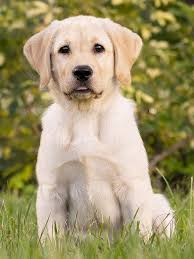
#> input picture doggy.jpg, 194 x 259 px
$ jupyter execute 'task 4.ipynb'   (shell and % lines are left out)
#> lines starting #> are read from the running program, lines starting #| are printed output that depends on the picture
## Task 4: Image to Pencil Sketch with Python¶

### Import Library

[cell 1]
import  cv2
import matplotlib.pyplot as plt

[cell 2]
def show(title,img,cmap='RdGy'):
    plt.imshow(img,cmap=cmap)
    plt.title(title)

### Loading Image

[cell 3]
image=plt.imread("doggy.jpg")
#> image is the input picture: shape (259, 194, 3); mean R, G, B 160.6, 150, 109
show("dog",image,'RdGy')

### Convert Into GrayScale Image

[cell 4]
gray_image=cv2.cvtColor(image,cv2.COLOR_RGB2GRAY)
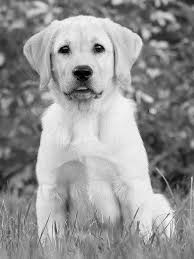
#> gray_image: shape (259, 194); min 0, max 251, mean 148.5
show("Gray_image",gray_image,'gray')

### Invert The GrayScale Image

[cell 5]
Inverted_Image =255-gray_image
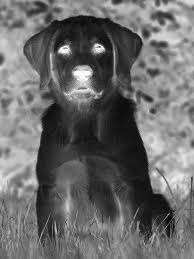
#> Inverted_Image: shape (259, 194); min 4, max 255, mean 106.5
show("Inverted_Image",Inverted_Image,'gray')

### Blur The Inverted Image

[cell 6]
Blurred_Image =cv2.GaussianBlur(Inverted_Image,(21,21),0)
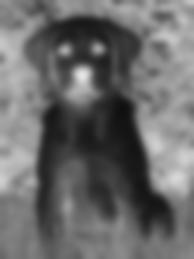
#> Blurred_Image: shape (259, 194); min 15, max 231, mean 106.5
show("Blurred_Image",Blurred_Image,'gray')

### Create Pencil Sketch Image

[cell 7]
Inverted_Blurred=255-Blurred_Image
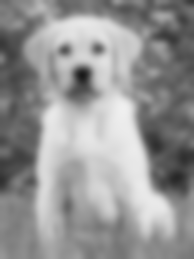
#> Inverted_Blurred: shape (259, 194); min 24, max 240, mean 148.5
Pencil_Sketch=cv2.divide(gray_image,Inverted_Blurred,scale=256.0)
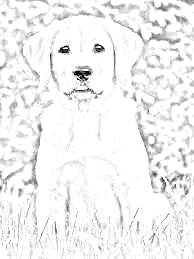
#> Pencil_Sketch: shape (259, 194); min 0, max 255, mean 241.1
show("Pencil_Sketch",Pencil_Sketch,'gray')
